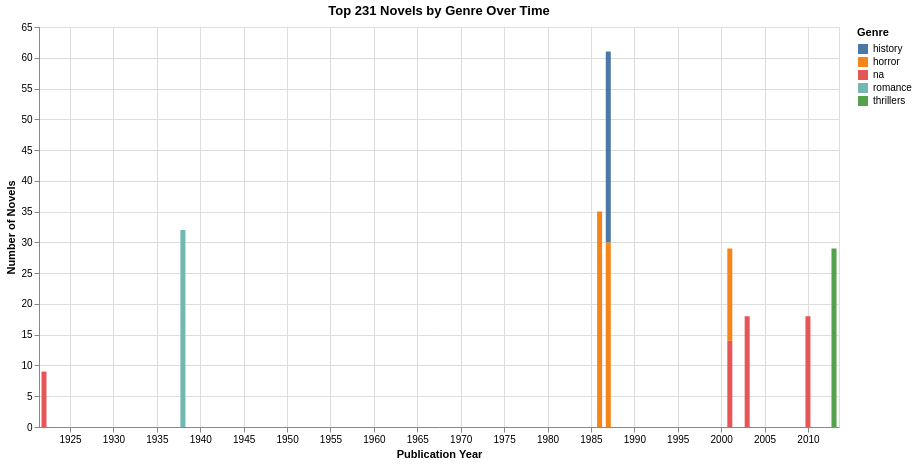

Notebook code for this chart:
### Code cell
selection = alt.selection_point(fields=['genre'], bind='legend')

alt.Chart(merged_df).mark_bar().encode(
    x=alt.X('pub_date:T', title='Publication Year'),
    y=alt.Y('count():Q', title='Number of Novels'),
    color=alt.Color('genre:N', title='Genre'),
    tooltip=['genre:N', 'count():Q'],
    opacity=alt.condition(selection, alt.value(1), alt.value(0.2))
).add_params(selection).transform_filter(
    alt.datum.genre != None
).properties(
    title='Top 231 Novels by Genre Over Time',
    width=800,
    height=400
)

### Figure 1 — Vega-Lite specification as saved in the notebook (floating-point values rounded to 4 significant figures; data arrays with more than 128 entries replaced by an {"elided": "..."} marker saying what was removed)
{"config": {"view": {"continuousWidth": 300, "continuousHeight": 300}}, "data": {"name": "data-4bdafee92f668e240be1fe525ce6f112"}, "mark": {"type": "bar"}, "encoding": {"color": {"field": "genre", "title": "Genre", "type": "nominal"}, "opacity": {"condition": {"param": "param_110308d48493f447", "value": 1}, "value": 0.2}, "tooltip": [{"field": "genre", "type": "nominal"}, {"aggregate": "count", "type": "quantitative"}], "x": {"field": "pub_date", "title": "Publication Year", "type": "temporal"}, "y": {"aggregate": "count", "title": "Number of Novels", "type": "quantitative"}}, "height": 400, "params": [{"name": "param_110308d48493f447", "select": {"type": "point", "fields": ["genre"]}, "bind": "legend"}], "title": "Top 231 Novels by Genre Over Time", "transform": [{"filter": "(datum.genre !== null)"}], "width": 800, "$schema": "https://vega.github.io/schema/vega-lite/v6.1.0.json", "datasets": {"data-4bdafee92f668e240be1fe525ce6f112": {"elided": "231 records"}}}
